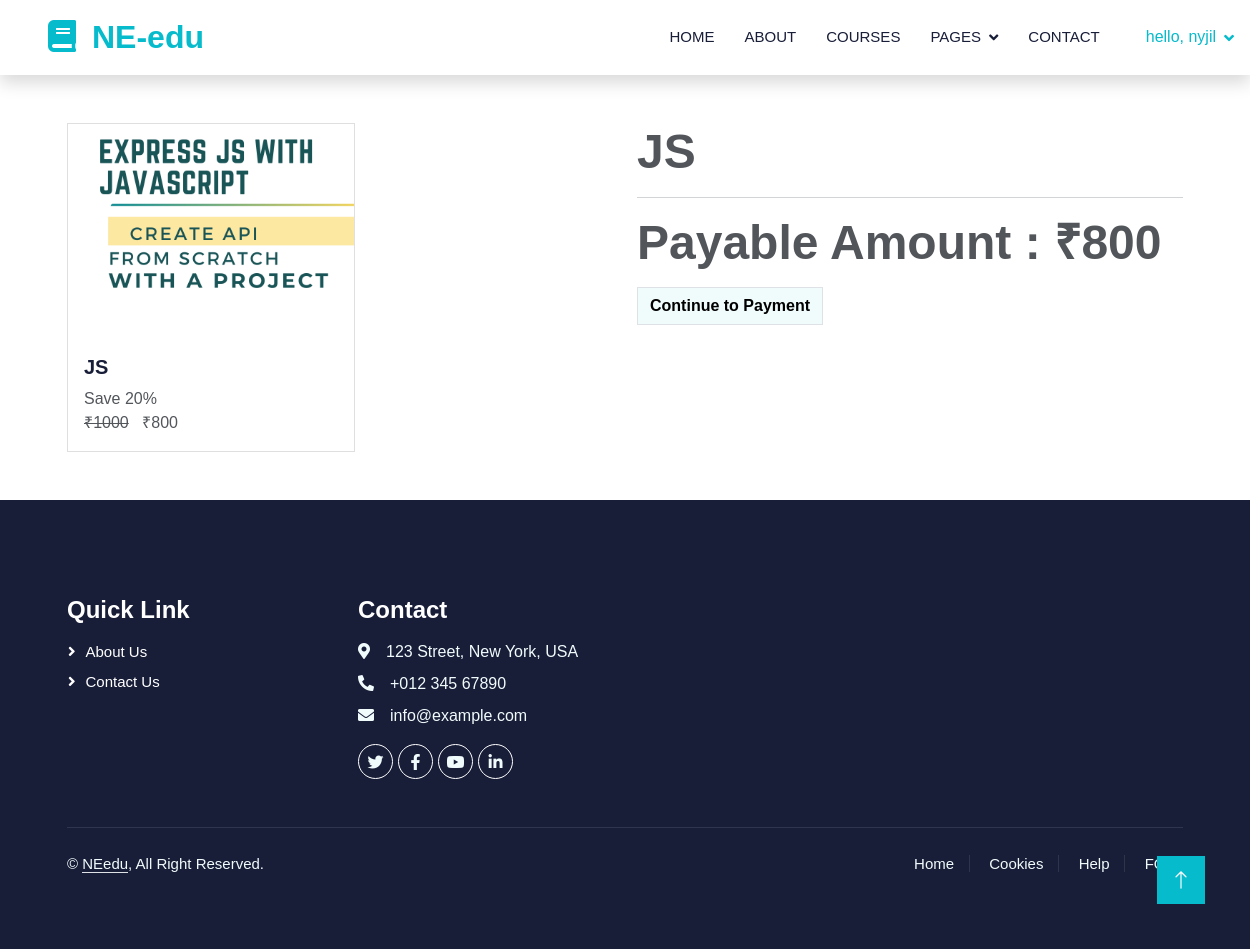
The page /check-out/js (signed in) on the database its author committed.
### NEeduapp/models/course.py (models this page shows, shortened)
class Course(models.Model):
    name = models.CharField(max_length=50, null=False)
    mentor = models.ForeignKey(Mentor, on_delete=models.SET_NULL, null=True)
    slug = models.SlugField(max_length=100, unique=True)
    description = models.CharField(max_length=200, null=True)
    price = models.IntegerField(null=False)
    discount = models.IntegerField(null=False, default=0)
    active = models.BooleanField(default=False)
    thumbnail = models.ImageField(upload_to="files/thumbnail")
    date = models.DateTimeField(auto_now_add=True)
    resource = models.FileField(upload_to="files/resource")

### NEeduapp/views/checkout.py (the view, shortened to what this page needs)
# urls.py: path('check-out/<str:slug>', checkout , name = 'check-out'),
@login_required(login_url='/login')
def checkout(request , slug):
    course = Course.objects.get(slug  = slug)
    user = request.user
    action = request.GET.get('action')
    order = None
    payment = None
    error = None
    try:
        user_course = UserCourse.objects.get(user = user  , course = course)
        error = "You are Already Enrolled in this Course"
    except:
        pass
    amount=None
    if error is None :
        amount =  int((course.price - ( course.price * course.discount * 0.01 )) * 100)
    if amount==0:
        userCourse = UserCourse(user = user , course = course)
        userCourse.save()
        return redirect('my-courses')
    context = {
        "course" : course ,
        "order" : order,
        "payment" : payment,
        "user" : user ,
        "error" : error
    }
    return  render(request , template_name="check_out.html" , context=context )

### NEeduapp/templatetags/course_custom_tags.py (called while the page is built)
@register.simple_tag
def cal_sellprice(price , discount):
    if discount is None or discount is 0:
        return price
    sellprice = price
    sellprice = price - ( price * discount * 0.01 )
    return math.floor(sellprice)

@register.filter
def rupee(price):
    return f'₹{price}'

### templates/check_out.html (shortened to what this page needs)
{% extends 'base.html' %}
{% load course_custom_tags %}
{%block content%}
<div class="container">
    <br>
    <br>
    <div class="row ">
        <div class="col mr-auto ">
            <div class="card ml-auto" style="width: 18rem;">
                <img class="card-img-top" src="{{course.thumbnail.url}}" alt="Card image cap">
                <div class="card-body">
                    <h5 class="card-title">{{course.name}}</h5>
                    <p class="card-text m-0 p-0">
                        Save {{course.discount}}%
                        <br>
                        <span class="price">
                            <del>{{course.price|rupee}}</del>
                            <span>{% cal_sellprice course.price course.discount as value %} {{value|rupee}}</span>
                        </span>
                    </p>
                </div>
            </div>
        </div>
        <div class="col ">
            <div>
                <p class="display-5">{{course.name}}</p>
                <hr>
                <p class="display-5">Payable Amount : <b>{% cal_sellprice course.price course.discount as value %}
                        {{value|rupee}}</b></p>
                <a class="btn btn-light border" href="?action=create_payment">Continue to Payment</a>
            </div>
        </div>
    </div>
</div>
{%endblock%}

### templates/nav.html (shortened to what this page needs)
{% load static %}
<link href="https://cdnjs.cloudflare.com/ajax/libs/font-awesome/5.10.0/css/all.min.css" rel="stylesheet">
<link href="https://cdn.jsdelivr.net/npm/bootstrap-icons@1.4.1/font/bootstrap-icons.css" rel="stylesheet">
<link href="{% static 'NEeduapp/lib/animate/animate.css' %} " rel="stylesheet">
<link href="{% static 'NEeduapp/lib/owlcarousel/assets/owl.carousel.min.css' %}" rel="stylesheet">
<link href="{% static 'NEeduapp/css/bootstrap.min.css' %}" rel="stylesheet">
<link href="{% static 'NEeduapp/css/style.css' %}" rel="stylesheet">
    <nav class="navbar navbar-expand-lg bg-white navbar-light shadow sticky-top p-0">
        <a href="" class="navbar-brand d-flex align-items-center px-4 px-lg-5">
            <h2 class="m-0 text-primary"><i class="fa fa-book me-3"></i>NE-edu</h2>
        </a>
        <div class="collapse navbar-collapse" id="navbarCollapse">
            <div class="navbar-nav ms-auto p-4 p-lg-0">
                <a href="/" class="nav-item nav-link a">Home</a>
                <a href="{% url 'about' %}  " class="nav-item nav-link ">About</a>
                <a href="/courses" class="nav-item nav-link">Courses</a>
                <div class="nav-item dropdown">
                    <a href="#" class="nav-link dropdown-toggle" data-bs-toggle="dropdown">Pages</a>
                </div>
                <a href="{% url 'contact' %}" class="nav-item nav-link">Contact</a>
            </div>
            {% if request.user.is_authenticated %}
            <div class="nav-item dropdown">
                <a href="#" class="nav-link dropdown-toggle" data-bs-toggle="dropdown">hello, {{user.username }}</a>
            {% endif %}
        </div>
    </nav>

### static/NEeduapp/css/style.css (style rules this page uses)
:root { --primary: #06BBCC; --light: #F0FBFC; --dark: #181d38; }
.btn { font-family: 'Nunito', sans-serif; font-weight: 600; transition: .5s; }
.navbar .dropdown-toggle::after { border: none; content: "\f107"; font-family: "Font Awesome 5 Free"; font-weight: 900; vertical-align: middle; margin-left: 8px; }
.navbar-light .navbar-nav .nav-link { margin-right: 30px; padding: 25px 0; color: #FFFFFF; font-size: 15px; text-transform: uppercase; outline: none; }
.navbar-light .navbar-brand, .navbar-light a.btn { height: 75px; }
.navbar-light .navbar-nav .nav-link { color: var(--dark); font-weight: 500; }
.navbar-light.sticky-top { top: -100px; transition: .5s; }

### rows shown on the page
Course: thumbnail (picture), name "JS", discount "20", price "₹1000"

### other values the page prints
{{ user.username }} "nyjil"
{{ value|rupee }} "₹800"
